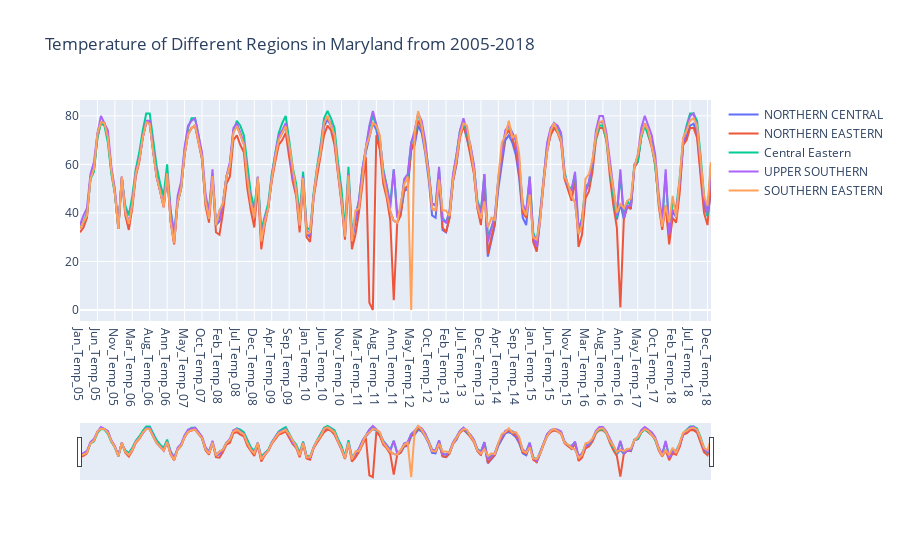

The notebook cell saved with this chart:
### Markdown cell above
#### Comparing temperature in different geographical regions of Maryland

### Code cell
fig4 = go.Figure()

fig4.add_trace(go.Scatter(x=mdtem['Month and Year'], y=mdtem['NORTHERN CENTRAL   06'], name="NORTHERN CENTRAL"))
fig4.add_trace(go.Scatter(x=mdtem['Month and Year'], y=mdtem['NORTHERN EASTERN'], name="NORTHERN EASTERN"))
fig4.add_trace(go.Scatter(x=mdtem['Month and Year'], y=mdtem['CENTRAL EASTERN'], name="Central Eastern"))
fig4.add_trace(go.Scatter(x=mdtem['Month and Year'], y=mdtem['UPPER SOUTHERN     04'], name="UPPER SOUTHERN"))
#fig4.add_trace(go.Scatter(x=mdtem['Month and Year'], y=mdtem['LOWER SOUTHERN     04'], name="Central Eastern"))
fig4.add_trace(go.Scatter(x=mdtem['Month and Year'], y=mdtem['SOUTHERN EASTERN'], name="SOUTHERN EASTERN"))

fig4.update_layout(title_text='Temperature of Different Regions in Maryland from 2005-2018',
                  xaxis_rangeslider_visible=True)
fig4.show()

### Figure 1 — Plotly figure (JSON) as saved in the notebook; plotly's stock layout.template omitted (floating-point values rounded to 4 significant figures; data arrays with more than 128 entries replaced by an {"elided": "..."} marker saying what was removed)
{"data": [{"name": "NORTHERN CENTRAL", "type": "scatter", "x": {"elided": "182 str values"}, "y": {"elided": "182 float values"}}, {"name": "NORTHERN EASTERN", "type": "scatter", "x": {"elided": "182 str values"}, "y": {"elided": "182 float values"}}, {"name": "Central Eastern", "type": "scatter", "x": {"elided": "182 str values"}, "y": {"elided": "182 float values"}}, {"name": "UPPER SOUTHERN", "type": "scatter", "x": {"elided": "182 str values"}, "y": {"elided": "182 float values"}}, {"name": "SOUTHERN EASTERN", "type": "scatter", "x": {"elided": "182 str values"}, "y": {"elided": "182 float values"}}], "layout": {"title": {"text": "Temperature of Different Regions in Maryland from 2005-2018"}, "xaxis": {"rangeslider": {"visible": true}}}}
